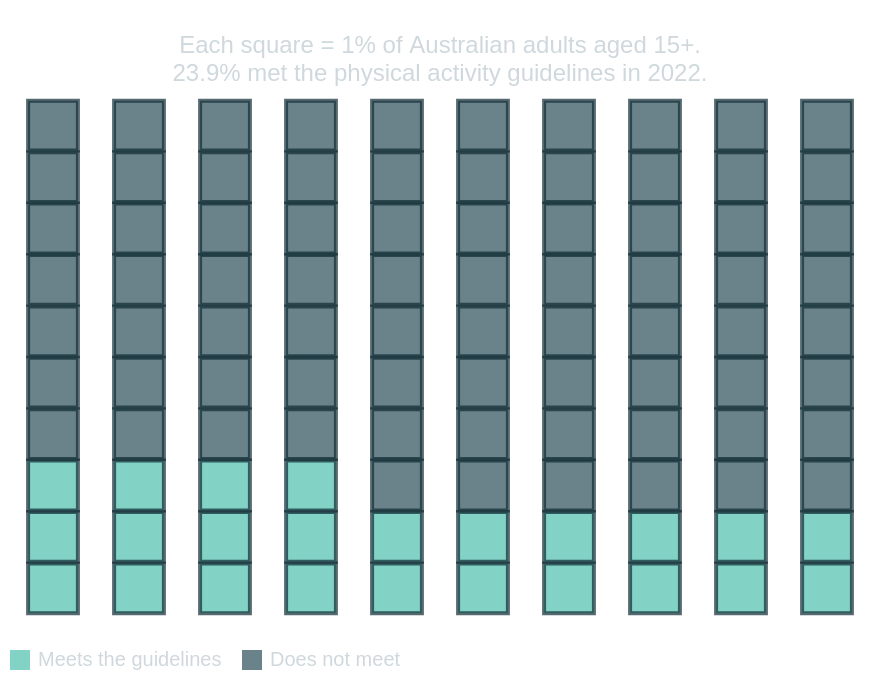

Write a Vega-Lite specification for this figure.
### Vega-Lite specification from a JSON file in a GitHub repository (floating-point values rounded to 4 significant figures)
{"$schema": "https://vega.github.io/schema/vega-lite/v5.json", "title": {"text": "Only 1 in 4 adults move enough", "subtitle": ["Each square = 1% of Australian adults aged 15+.", "23.9% met the physical activity guidelines in 2022."], "color": "#ffffff", "subtitleColor": "#cfd8dc"}, "width": 440, "height": 340, "autosize": {"type": "fit", "contains": "padding"}, "data": {"sequence": {"start": 0, "stop": 100, "as": "i"}}, "transform": [{"calculate": "floor(datum.i / 10)", "as": "row"}, {"calculate": "datum.i % 10", "as": "col"}, {"calculate": "datum.i < 24 ? 'Meets the guidelines' : 'Does not meet'", "as": "status"}], "mark": {"type": "square", "size": 620, "stroke": "#0f2b34", "strokeWidth": 2}, "encoding": {"x": {"field": "col", "type": "ordinal", "axis": null}, "y": {"field": "row", "type": "ordinal", "axis": null, "sort": "descending"}, "color": {"field": "status", "type": "nominal", "scale": {"domain": ["Meets the guidelines", "Does not meet"], "range": ["#4dbfae", "#2b4d57"]}, "legend": {"title": null, "orient": "bottom", "labelColor": "#cfd8dc", "symbolStrokeWidth": 0}}, "tooltip": [{"field": "status", "title": "Status"}]}, "config": {"view": {"stroke": null}, "background": "transparent"}}
